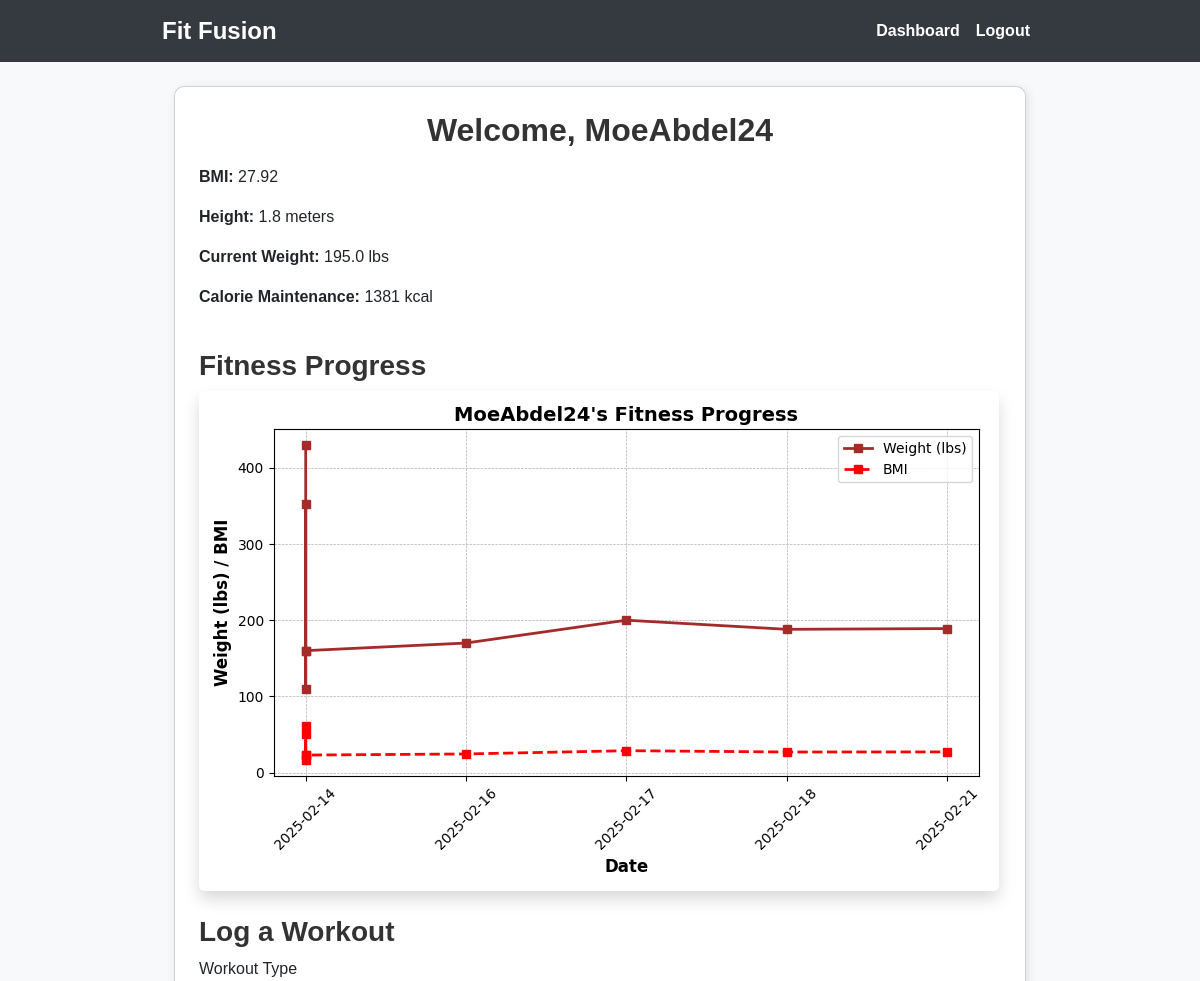
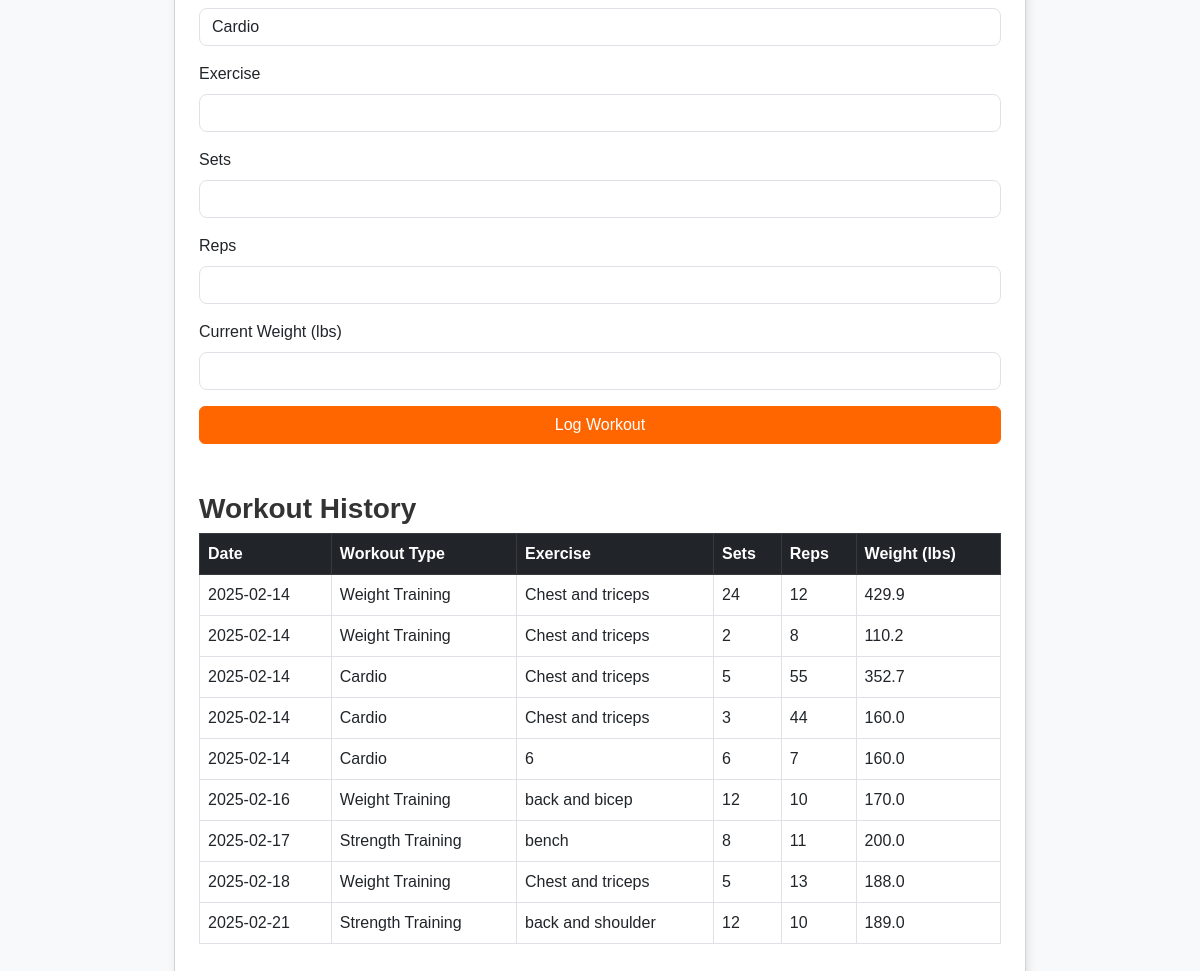
The page /dashboard (signed in) on the database its author committed (2 pictures, top to bottom).
### app.py (models this page shows)
class User(db.Model):
    id = db.Column(db.Integer, primary_key=True)
    username = db.Column(db.String(80), unique=True, nullable=False)
    email = db.Column(db.String(120), unique=True, nullable=False)
    password = db.Column(db.String(256), nullable=False)
    age = db.Column(db.Integer, nullable=False)
    gender = db.Column(db.String(10), nullable=False)
    height = db.Column(db.Float, nullable=False)  # Stored in meters
    weight = db.Column(db.Float, nullable=False)  # Stored in kg
    activity_level = db.Column(db.String(20), nullable=False)
    workout_preference = db.Column(db.String(20), nullable=True)
    goal = db.Column(db.String(50), nullable=True)

class WorkoutLog(db.Model):
    id = db.Column(db.Integer, primary_key=True)
    user_id = db.Column(db.Integer, db.ForeignKey('user.id'), nullable=False)
    workout_type = db.Column(db.String(50), nullable=False)
    exercise = db.Column(db.String(100), nullable=False)
    sets = db.Column(db.Integer, nullable=False)
    reps = db.Column(db.Integer, nullable=False)
    weight = db.Column(db.Float, nullable=True)  # Store weight changes
    date = db.Column(db.DateTime, default=datetime.utcnow)
    user = db.relationship('User', backref=db.backref('workouts', lazy=True))

### app.py (the view)
@app.route('/dashboard')
def dashboard():
    if 'user_id' not in session:
        flash('Please log in first.', 'warning')
        return redirect(url_for('login'))
    user = User.query.get(session['user_id'])
    bmi = calculate_bmi(user.weight, user.height)
    tdee = calculate_tdee(user)
    calorie_plans = {
        'maintenance': tdee,
        'light_deficit': tdee - 250,
        'medium_deficit': tdee - 500,
        'extreme_deficit': tdee - 750
    }
    workouts = WorkoutLog.query.filter_by(user_id=user.id).order_by(WorkoutLog.date.asc()).all()
    dates = [workout.date.strftime('%Y-%m-%d') for workout in workouts if workout.weight]
    weights = [workout.weight for workout in workouts if workout.weight]
    bmi_values = [calculate_bmi(weight, user.height) for weight in weights]
    if dates:
        plt.figure(figsize=(8, 5))
        plt.plot(dates, [w * 2.20462 for w in weights], marker='s', linestyle='-', color='brown', markersize=6, linewidth=2, label='Weight (lbs)')
        plt.plot(dates, bmi_values, marker='s', linestyle='--', color='red', markersize=6, linewidth=2, label='BMI')
        plt.xlabel('Date', fontsize=12, fontweight='bold')
        plt.ylabel('Weight (lbs) / BMI', fontsize=12, fontweight='bold')
        plt.title(f"{user.username}'s Fitness Progress", fontsize=14, fontweight='bold')
        plt.legend()
        plt.xticks(rotation=45)
        plt.grid(True, linestyle='--', linewidth=0.5)
        plt.tight_layout()
        img = io.BytesIO()
        plt.savefig(img, format='png')
        img.seek(0)
        plot_url = base64.b64encode(img.getvalue()).decode()
    else:
        plot_url = None  # No data to plot
    return render_template('dashboard.html', user=user, bmi=bmi, calorie_plans=calorie_plans, plot_url=plot_url, workouts=workouts)

### app.py (called while the page is built)
def calculate_bmi(weight, height):
    return round(weight / (height ** 2), 2)

def calculate_tdee(user):
    if user.gender.lower() == 'male':
        bmr = (10 * user.weight) + (6.25 * user.height) - (5 * user.age) + 5
    else:
        bmr = (10 * user.weight) + (6.25 * user.height) - (5 * user.age) - 161
    activity_factors = {
        'sedentary': 1.2,
        'light': 1.375,
        'moderate': 1.55,
        'active': 1.725,
        'very_active': 1.9
    }
    return round(bmr * activity_factors.get(user.activity_level, 1.2))

### templates/dashboard.html (shortened to what this page needs)
{% extends "base.html" %}
{% block content %}
<div class="container mt-4">
    <div class="card p-4">
        <h2 class="mb-3 text-center">Welcome, {{ user.username }}</h2>
        <div class="row">
            <div class="col-md-6">
                <p><strong>BMI:</strong> {{ bmi }}</p>
                <p><strong>Height:</strong> {{ user.height | round(1) }} meters</p>
                <p><strong>Current Weight:</strong> {{ (user.weight * 2.20462) | round(1) }} lbs</p>
                <p><strong>Calorie Maintenance:</strong> {{ calorie_plans['maintenance'] }} kcal</p>
            </div>
        </div>
        <h3 class="mt-4">Fitness Progress</h3>
        <div class="chart-container">
            {% if plot_url %}
                <img class="img-fluid rounded shadow">
            {% else %}
                <p class="text-muted">No fitness data available yet. Log your weight to track progress!</p>
            {% endif %}
        </div>
        <h3 class="mt-4">Log a Workout</h3>
        <form method="POST" action="{{ url_for('log_workout') }}" class="mb-4">
            <div class="mb-3">
                <label class="form-label">Workout Type</label>
                <select name="workout_type" class="form-control">
                    <option value="Cardio">Cardio</option>
                </select>
            </div>
            <div class="mb-3">
                <label class="form-label">Exercise</label>
                <input type="text" name="exercise" class="form-control" required>
            </div>
            <div class="mb-3">
                <label class="form-label">Sets</label>
                <input type="number" name="sets" class="form-control" required>
            </div>
            <div class="mb-3">
                <label class="form-label">Reps</label>
                <input type="number" name="reps" class="form-control" required>
            </div>
            <div class="mb-3">
                <label class="form-label">Current Weight (lbs)</label>
                <input type="number" step="0.1" name="weight" class="form-control">
            </div>
            <button type="submit" class="btn btn-primary w-100">Log Workout</button>
        </form>
        <h3 class="mt-4">Workout History</h3>
        <table class="table table-bordered table-hover">
            <thead class="table-dark">
                <tr>
                    <th>Date</th>
                    <th>Workout Type</th>
                    <th>Exercise</th>
                    <th>Sets</th>
                    <th>Reps</th>
                    <th>Weight (lbs)</th>
                </tr>
            </thead>
            <tbody>
                {% for workout in workouts %}
                <tr>
                    <td>{{ workout.date.strftime('%Y-%m-%d') }}</td>
                    <td>{{ workout.workout_type }}</td>
                    <td>{{ workout.exercise }}</td>
                    <td>{{ workout.sets }}</td>
                    <td>{{ workout.reps }}</td>
                    <td>{{ (workout.weight * 2.20462) | round(1) if workout.weight else '-' }}</td>
                </tr>
                {% endfor %}
            </tbody>
        </table>
    </div>
</div>
{% endblock %}

### templates/base.html (shortened to what this page needs)
<!DOCTYPE html>
<html lang="en">
<head>
    <link href="https://cdn.jsdelivr.net/npm/bootstrap@5.3.0/dist/css/bootstrap.min.css" rel="stylesheet">
</head>
<body>
    <nav class="navbar navbar-expand-lg navbar-dark">
        <div class="container">
            <a class="navbar-brand" href="{{ url_for('home') }}">Fit Fusion</a>
            <div class="collapse navbar-collapse" id="navbarNav">
                <ul class="navbar-nav ms-auto">
                    {% if 'user_id' in session %}
                        <li class="nav-item"><a class="nav-link" href="{{ url_for('dashboard') }}">Dashboard</a></li>
                        <li class="nav-item"><a class="nav-link" href="{{ url_for('logout') }}">Logout</a></li>
                    {% else %}
                        <li class="nav-item"><a class="nav-link" href="{{ url_for('login') }}">Login</a></li>
                        <li class="nav-item"><a class="nav-link" href="{{ url_for('register') }}">Register</a></li>
                    {% endif %}
                </ul>
            </div>
        </div>
    </nav>
    <div class="container mt-4">
        {% block content %}{% endblock %}
    </div>
</body>
</html>

### templates/base.html (style rules this page uses)
body { background-color: #f8f9fa; font-family: 'Arial', sans-serif; }
.container { max-width: 900px; }
.card { box-shadow: 2px 2px 10px rgba(0, 0, 0, 0.1); border-radius: 10px; }
.btn-primary { background-color: #ff6600; border-color: #ff6600; }
.form-control { border-radius: 8px; }
h2, h3 { font-weight: bold; color: #333; }
.navbar { background-color: #343a40; }
.navbar-brand { font-size: 1.5rem; font-weight: bold; }
.navbar-dark .navbar-nav .nav-link { color: white; font-weight: bold; }

### rows shown on the page
User: username "MoeAbdel24", height "1.8", (user.weight*2.20462)|round(1) "195.0"
WorkoutLog: date "2025-02-14", workout_type "Weight Training", exercise "Chest and triceps", sets "24", reps "12", weight "429.9"
WorkoutLog: date "2025-02-14", workout_type "Weight Training", exercise "Chest and triceps", sets "2", reps "8", weight "110.2"
WorkoutLog: date "2025-02-14", workout_type "Cardio", exercise "Chest and triceps", sets "5", reps "55", weight "352.7"
WorkoutLog: date "2025-02-14", workout_type "Cardio", exercise "Chest and triceps", sets "3", reps "44", weight "160.0"
WorkoutLog: date "2025-02-14", workout_type "Cardio", exercise "6", sets "6", reps "7", weight "160.0"
WorkoutLog: date "2025-02-16", workout_type "Weight Training", exercise "back and bicep", sets "12", reps "10", weight "170.0"
WorkoutLog: date "2025-02-17", workout_type "Strength Training", exercise "bench", sets "8", reps "11", weight "200.0"
WorkoutLog: date "2025-02-18", workout_type "Weight Training", exercise "Chest and triceps", sets "5", reps "13", weight "188.0"
WorkoutLog: date "2025-02-21", workout_type "Strength Training", exercise "back and shoulder", sets "12", reps "10", weight "189.0"

### other values the page prints
{{ bmi }} "27.92"
{{ calorie_plans['maintenance'] }} "1381"
